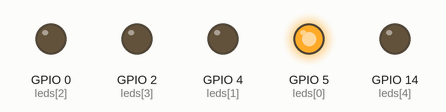
Simulated run of this sketch. Board: ESP8266 (Wemos D1 mini). On the bench: output pins drawn as LEDs (lit = HIGH).

Above: at 0.03 s.
At 0.41 s:
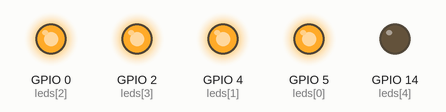
At 0.93 s:
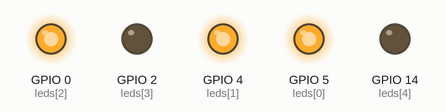
At 1.46 s:
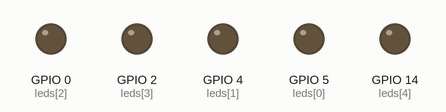
At 1.83 s:
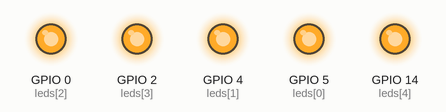
At 2.81 s:
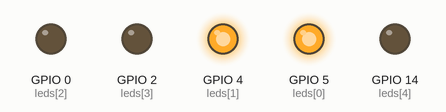
Timing chart, 0 to 3.1 s (numbered marks = the images above):
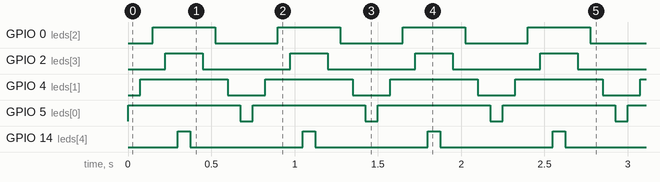

Measured:
- by itself, GPIO 0 (leds[2]): alternates HIGH for 0.38 s and LOW for 0.38 s
- by itself, GPIO 2 (leds[3]): alternates HIGH for 0.23 s and LOW for 0.53 s
- by itself, GPIO 4 (leds[1]): alternates HIGH for 0.53 s and LOW for 0.23 s
- by itself, GPIO 5 (leds[0]): alternates HIGH for 0.68 s and LOW for 0.08 s
- by itself, GPIO 14 (leds[4]): alternates HIGH for 0.08 s and LOW for 0.68 s

The sketch:

AshuChaser.ino
```cpp
int leds[] = {5, 4, 0, 2, 14};
int N_LEDS = 5;

void setup() {
  for (int i=0; i<N_LEDS; i++) {
    pinMode(leds[i], OUTPUT);
    digitalWrite(leds[i], LOW);
  }
}

void loop() {
  for (int i=0; i<N_LEDS; i++) {
    digitalWrite(leds[i], HIGH);
    delay(75);
  }
  for (int i=N_LEDS-1; i>=0; i--) {
    digitalWrite(leds[i], LOW);
    delay(75);
  }
}
```
